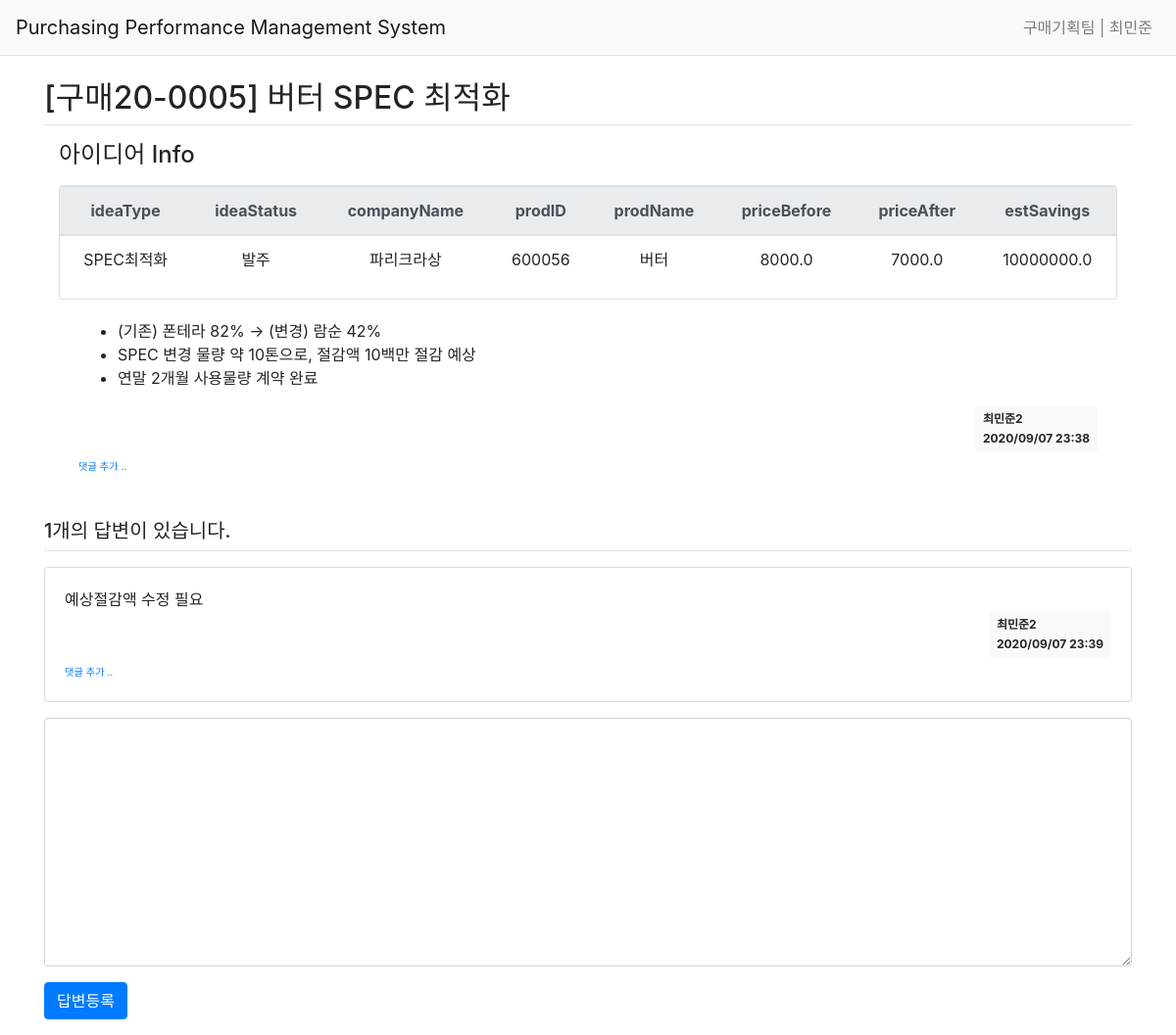
Screenshot of /idea/detail/6/ (signed in) with the database file from the repository.
### pybo/models.py (models this page shows)
class User(db.Model):
    id = db.Column(db.Integer, primary_key=True)
    username = db.Column(db.String(150), unique=False, nullable=False)
    password = db.Column(db.String(200), nullable=False)
    email = db.Column(db.String(120), unique=True, nullable=False)
    userid = db.Column(db.String(150), unique=True, nullable=False)
    userteam = db.Column(db.String(30), nullable=False)

class Idea(db.Model):
    id = db.Column(db.Integer, primary_key=True)
    ideaNum = db.Column(db.String(30), unique=True, nullable=False) #new
    ideaType = db.Column(db.String(50), nullable=False) #new
    companyID = db.Column(db.String(10), nullable=False)
    companyName = db.Column(db.String(50), db.ForeignKey('company.companyName', ondelete='CASCADE'), nullable=False)
    company = db.relationship('Company')
    prodID = db.Column(db.String(30), nullable=False) #name change/ prod_ID to prodID
    prodName = db.Column(db.String(100), db.ForeignKey('product.prodName'))
    prod = db.relationship('Product')
    ideaTitle = db.Column(db.String(200), nullable=False) #name change / subject to ideaTitle
    ideaStatus = db.Column(db.String(30), nullable=True) # new
    effectBegin = db.Column(db.DateTime(), nullable=True) # new
    effectEnd = db.Column(db.DateTime(), nullable=True) # new
    priceBefore = db.Column(db.Float(), nullable=True) #new
    priceAfter = db.Column(db.Float(), nullable=True) #new
    estSavings = db.Column(db.Float(), nullable=True) #new
    content = db.Column(db.Text(), nullable=False)
    regDate = db.Column(db.DateTime(), nullable=False)
    userid = db.Column(db.String(150), nullable=False)
    userName = db.Column(db.Integer, db.ForeignKey('user.username', ondelete='CASCADE'), nullable=False)
    user = db.relationship('User', backref=db.backref('idea_set'))
    editDate = db.Column(db.DateTime(), nullable=True)
    voter = db.relationship('User', secondary=idea_voter, backref=db.backref('idea_voter_set'))

class Feedback(db.Model):
    id = db.Column(db.Integer, primary_key=True)
    idea_id = db.Column(db.Integer, db.ForeignKey('idea.id', ondelete='CASCADE'))
    idea = db.relationship('Idea', backref=db.backref('feedback_set'))
    content = db.Column(db.Text(), nullable=False)
    regDate = db.Column(db.DateTime(), nullable=False)
    userid = db.Column(db.Integer, db.ForeignKey('user.userid', ondelete='CASCADE'), nullable=False)
    user = db.relationship('User', backref=db.backref('feedback_set'))
    editDate = db.Column(db.DateTime(), nullable=True)
    voter = db.relationship('User', secondary=feedback_voter, backref=db.backref('feedback_voter_set'))

### pybo/views/idea_views.py (the view)
@bp.route('/detail/<int:idea_id>/')
def detail(idea_id):
    form = FeedbackForm()
    idea = Idea.query.get_or_404(idea_id)
    return render_template('idea/idea_detail.html', idea=idea, form=form)

### pybo/forms.py
class FeedbackForm(FlaskForm):
    content = TextAreaField('내용', validators=[DataRequired('내용은 필수입력 항목입니다.')])

### pybo/filter.py (called while the page is built)
def format_datetime(value, fmt='%Y/%m/%d %H:%M'):
    return value.strftime(fmt)

### pybo/views/auth_views.py (called while the page is built)
@bp.before_app_request
def load_logged_in_user():
    userid = session.get('userid')
    if userid is None:
        g.user = None
    else:
        g.user = User.query.get(userid)

### pybo/templates/idea/idea_detail.html (shortened to what this page needs)
{% extends 'base.html' %}
{% block content %}
<div class="container my-3">
    <h2 class="border-bottom py-2">[{{ idea.ideaNum }}] {{ idea.ideaTitle }}</h2>
    <div class="container">
    <h4 class="mt-3">아이디어 Info</h3>
    <div class="row my-3">
        <div class="col-12">
            <div class="card">
                <table class="table">
                    <thead>
                    <tr class="text-center thead-light">
                        <th>ideaType</th>
                        <th>ideaStatus</th>
                        <th>companyName</th>
                        <th>prodID</th>
                        <th>prodName</th>
                        <th>priceBefore</th>
                        <th>priceAfter</th>
                        <th>estSavings</th>
                    </tr>
                    </thead>
                    <tbody>
                        <tr class="text-center">
                            <td>{{ idea.ideaType }}</td>
                            <td>{{ idea.ideaStatus }}</td>
                            <td>{{ idea.companyName }}</td>
                            <td>{{ idea.prodID }}</td>
                            <td>{{ idea.prodName }}</td>
                            <td>{{ idea.priceBefore }}</td>
                            <td>{{ idea.priceAfter }}</td>
                            <td>{{ idea.estSavings }}</td>
                        </tr>
                    </tbody>
                </table>
            </div>
            <div class="card-body">
                <div class="card-text">{{ idea.content|markdown }}</div>
                <div class="d-flex justify-content-end">
                    <div class="badge badge-light p-2 text-left">
                        <div class="mb-2">{{ idea.user.username }}</div>
                        <div>{{ idea.regDate|datetime }}</div>
                    </div>
                </div>
                <div>
                    <a href="{{ url_for('comment.create_idea', idea_id=idea.id) }}"
                        class="small"><small>댓글 추가 ..</small></a>
                </div>
            </div>
            </div>
        </div>
    </div>
    <h5 class="border-bottom my-3 py-2">{{ idea.feedback_set|length }}개의 답변이 있습니다.</h5>
    {% for feedback in idea.feedback_set %}
    <div class="row my-3">
        <div class="col-12">
            <div class="card">
                <div class="card-body">
                    <div class="card-text" style="white-space: pre-line;">{{ feedback.content }}</div>
                    <div class="d-flex justify-content-end">
                        <div class="badge badge-light p-2 text-left">
                            <div class="mb-2">{{ feedback.user.username }}</div>
                            <div>{{ feedback.regDate|datetime }}</div>
                        </div>
                    </div>
                    <div>
                        <a href="{{ url_for('comment.create_feedback', feedback_id=feedback.id) }}"
                           class="small"><small>댓글 추가 ..</small></a>
                    </div>
                </div>
            </div>
        </div>
    </div>
    {% endfor %}
    <form action="{{ url_for('feedback.create', idea_id=idea.id) }}" method="post" class="my-3">
        <div class="form-group">
            <textarea {% if not g.user %}disabled{% endif %}
                    name="content" id="content" class="form-control" rows="10"></textarea>
        </div>
        <input type="submit" value="답변등록" class="btn btn-primary">
    </form>
    </div>
{% endblock %}

### pybo/templates/navbar.html (shortened to what this page needs)
<nav class="navbar navbar-expand-lg navbar-light bg-light border-bottom">
    <a class="navbar-brand" href="{{ url_for('main.index') }}">Purchasing Performance Management System</a>
    <div class="collapse navbar-collapse flex-grow-0 ml-auto" id="navbarNav">
        {% if g.user %}
        <ul class="navbar-nav">
            <li class="nav-item ">
                <a class="nav-link" href="{{ url_for('auth.logout') }}">{{ g.user.userteam }} | {{ g.user.username }}</a>
            </li>
        </ul>
        {% endif %}
    </div>
</nav>

### rows the page displays
User: user.userteam "구매기획팀", user.username "최민준"
Idea: ideaNum "구매20-0005", ideaTitle "버터 SPEC 최적화", ideaType "SPEC최적화", ideaStatus "발주", companyName "파리크라상", prodID "600056", prodName "버터", priceBefore "8000.0", priceAfter "7000.0", estSavings "10000000.0", content "(기존) 폰테라 82% → (변경) 람순 42% SPEC 변경 물량 약 10톤으로, 절감액 10백만 절감 예상 연말 2개월 사용물량 계약 완료", regDate "2020/09/07 23:38"
User: user.username "최민준2"
Feedback: content "예상절감액 수정 필요", user.username "최민준2", regDate "2020/09/07 23:39"

### other values shown
{{ idea.feedback_set|length }} "1"
